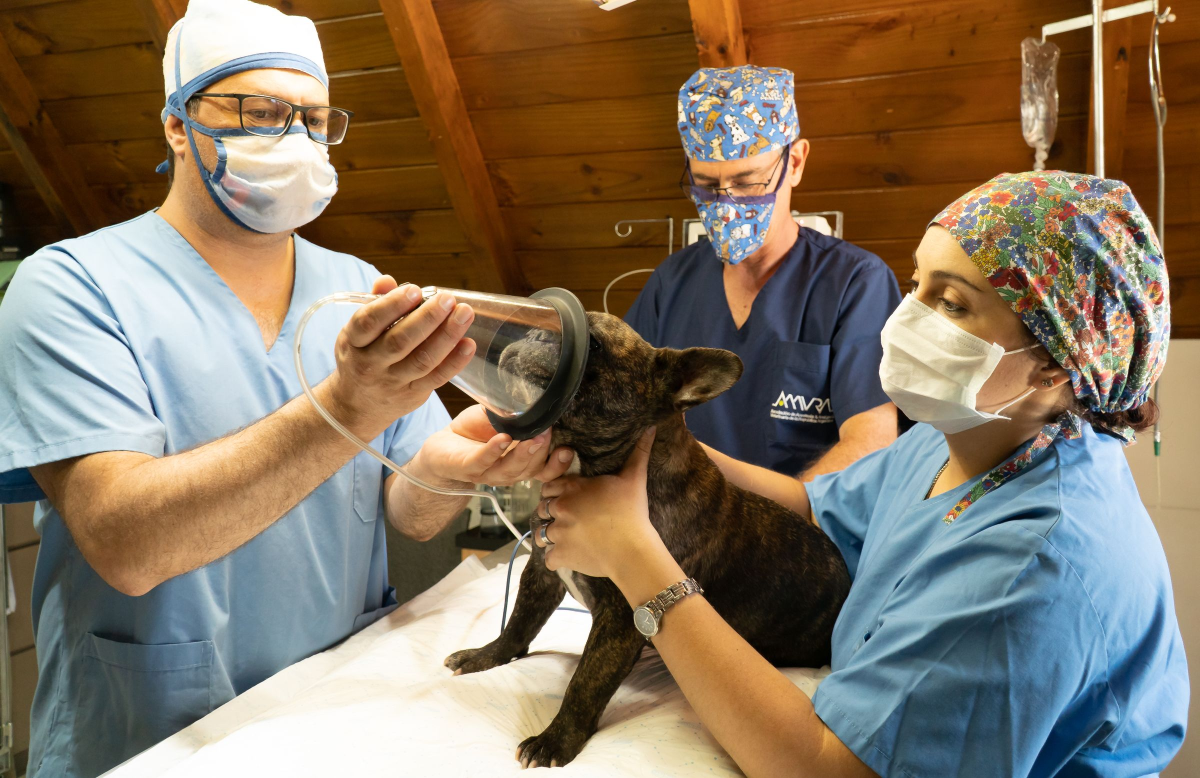
#> input picture vet-khvist/design/phase-2/candidates/anesthesia-dog.jpg, 2400 x 1556 px, given in place of p-23881456.jpg, which was not available (shown at 1/2 size)
$ python process_photos.py
#> lines starting #> are read from the running program, lines starting #| are printed output that depends on the picture
"""Phase 2: crop, uniform-match and export selected stock photos to src/assets/photos/.
Oleg's series (Artem Podrez) has a saturated royal-blue coverall; Andrii's (Gustavo Fring) is a
muted mid-blue. To make them read as one crew uniform, Oleg's coverall pixels (hue 140-175 on PIL's
0-255 scale, sat > 150) are desaturated toward Fring's level with a soft mask. Skin, cars and
background are untouched (different hue/saturation)."""
from PIL import Image, ImageFilter
import numpy as np, sys, os
SRC = 'design/phase-2/candidates'; DST = 'src/assets/photos'
os.makedirs(DST, exist_ok=True)

def match_uniform(im, strength=0.5):
    hsv = np.asarray(im.convert('HSV')).astype(float)
    h, s, v = hsv[..., 0], hsv[..., 1], hsv[..., 2]
    hue_w = np.clip(1 - np.abs(h - 157) / 20, 0, 1)
    sat_w = np.clip((s - 120) / 60, 0, 1)
    m = Image.fromarray((hue_w * sat_w * 255).astype('uint8')).filter(ImageFilter.GaussianBlur(2))
    m = np.asarray(m).astype(float) / 255
    s2 = s * (1 - m * strength)
    v2 = np.clip(v * (1 + m * 0.06), 0, 255)
    h2 = h - m * 6                      # nudge from violet-blue toward Fring's cooler blue
    out = np.stack([h2, s2, v2], -1).astype('uint8')
    return Image.merge('HSV', [Image.fromarray(out[..., i]) for i in range(3)]).convert('RGB')

def export(src, name, box=None, uniform=False, w=2000):
    im = Image.open(f'{SRC}/{src}').convert('RGB')
    W, H = im.size
    if box: im = im.crop(tuple(int(v * (W if i % 2 == 0 else H)) for i, v in enumerate(box)))
    if uniform: im = match_uniform(im)
    if im.width > w: im = im.resize((w, round(im.height * w / im.width)), Image.LANCZOS)
    im.save(f'{DST}/{name}.jpg', quality=86, optimize=True, progressive=True)
    print(name, im.size)

# Kharkiv
export('p-23881456.jpg', 'derzhprom-bridges', box=(0.55, 0, 1, 1))          # emblem at x 0.42-0.56 stays out
#> in export, im is the input picture: PIL image 2400x1556 RGB; mean R, G, B 132.6, 117, 97.5
#| derzhprom-bridges (1080, 1556)
export('p-23881456.jpg', 'derzhprom-facade-low', box=(0, 0.36, 1, 1))       # below the roof emblem
#| derzhprom-facade-low (2000, 830)
export('p-23881455.jpg', 'derzhprom-square')
#> call 3 of export, with src = 'p-23881455.jpg', name = 'derzhprom-square', uniform = False, w = 2000
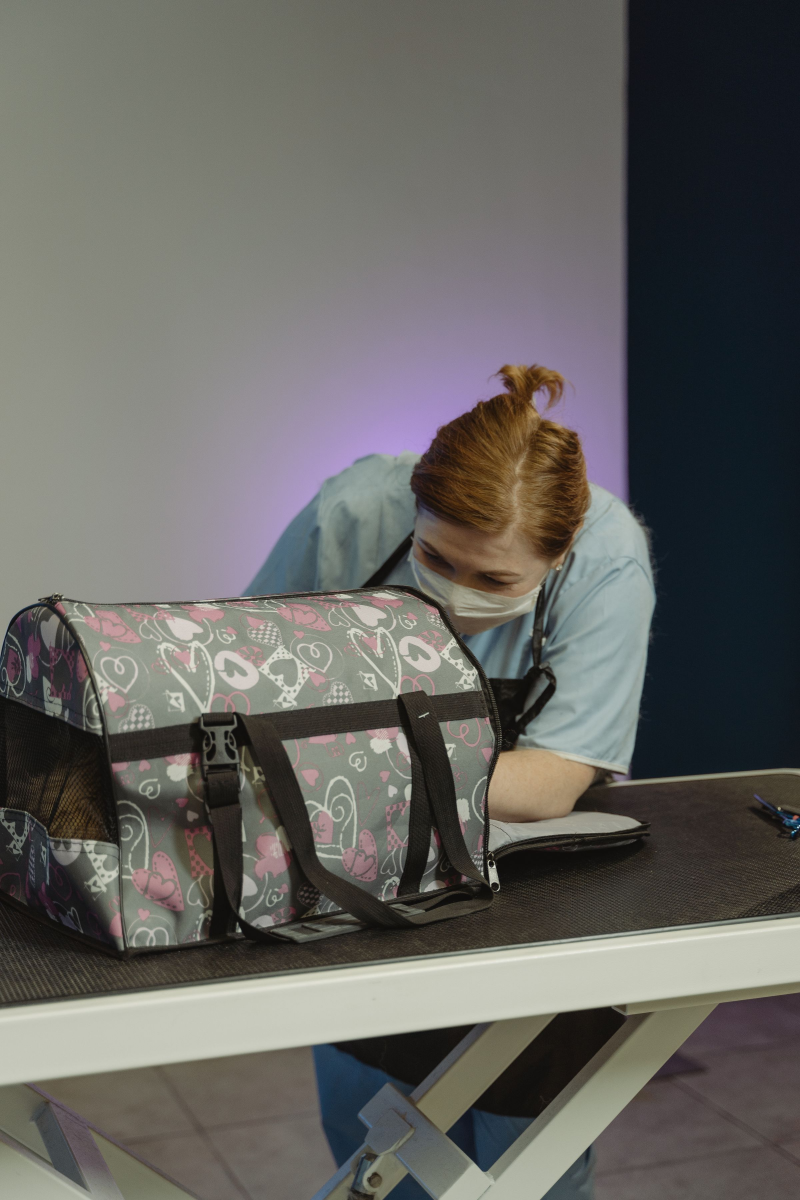
#> input picture vet-khvist/design/phase-2/candidates/cat-carrier-table.jpg, 2400 x 3600 px, given in place of p-23881455.jpg, which was not available (shown at 1/3 size)
#> in export, im is the input picture: PIL image 2400x3600 RGB; mean R, G, B 101.2, 100.1, 96.6
#| derzhprom-square (2000, 3000)
# Masters
export('p-8985713.jpg', 'oleg-portrait', uniform=True)
#> in match_uniform, `h, s, v = hsv[..., 0], hsv[..., 1], hsv[..., 2]`:
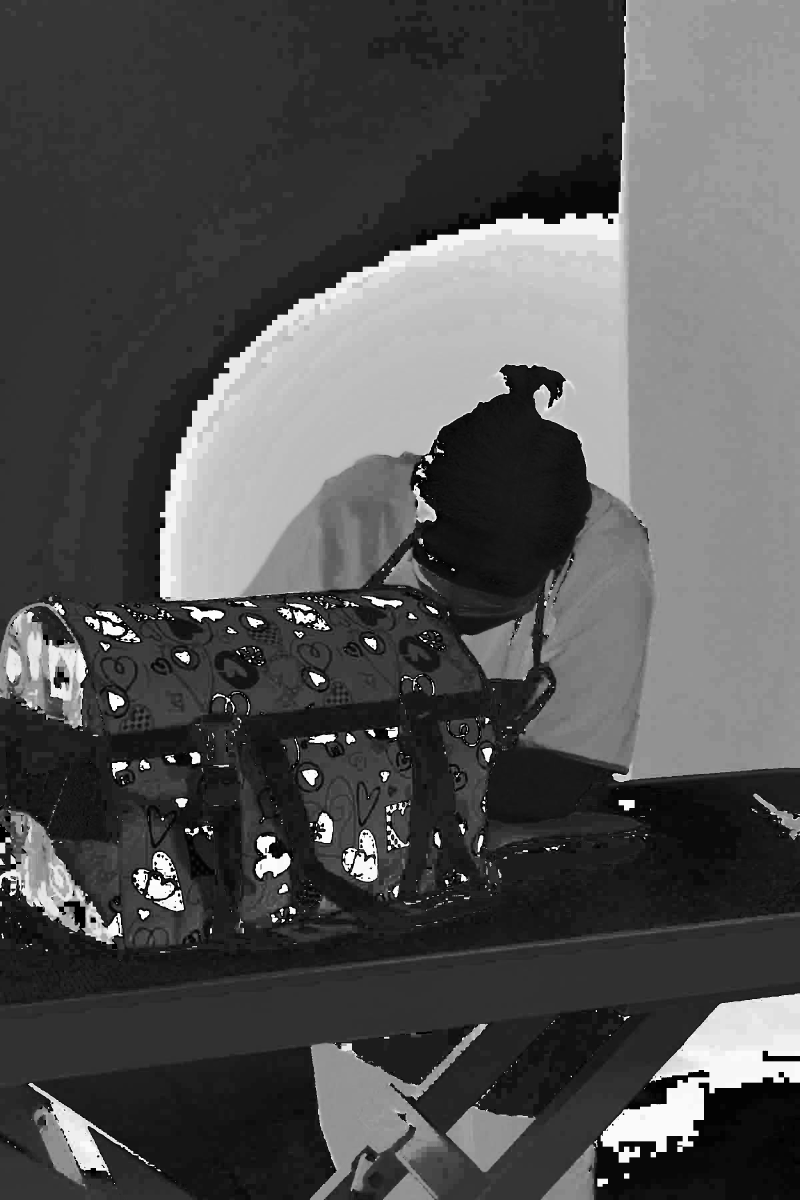
#> h: shape (3600, 2400) float64 (shown at 1/3 size); min 0, max 254, mean 81.9
#> in match_uniform, `h, s, v = hsv[..., 0], hsv[..., 1], hsv[..., 2]`:
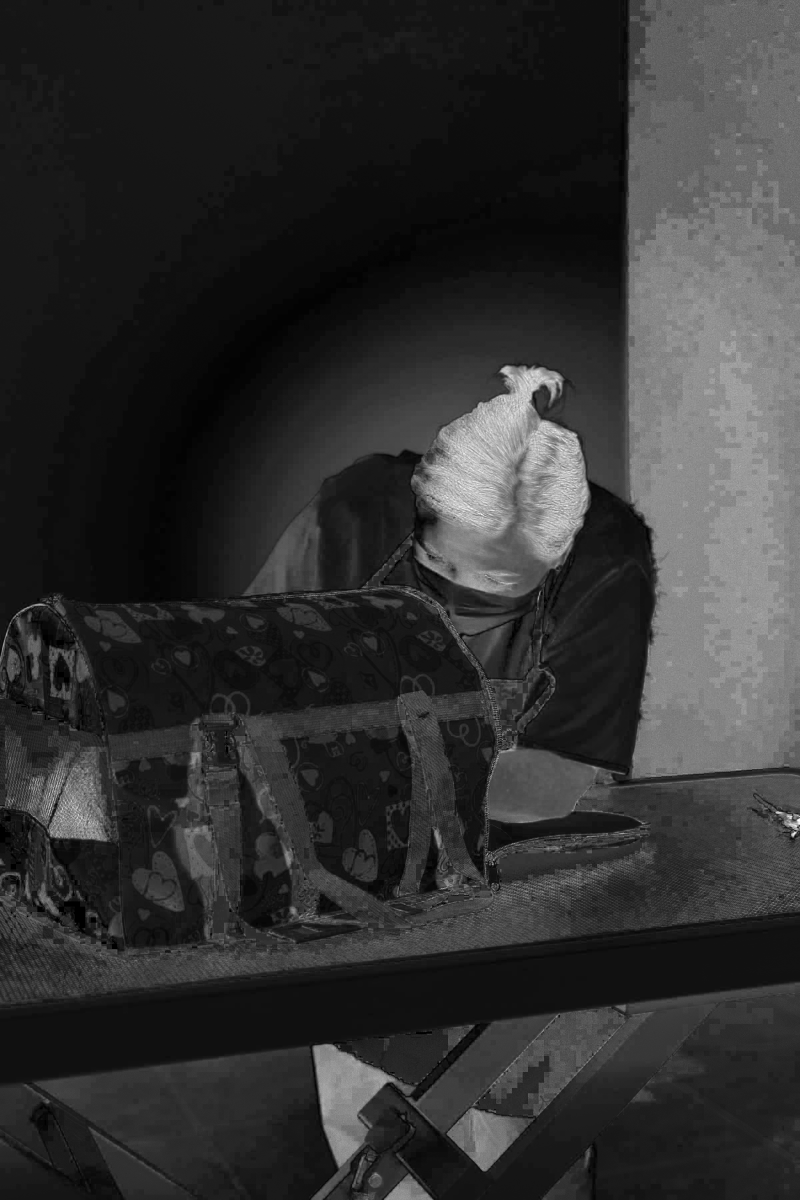
#> s: shape (3600, 2400) float64 (shown at 1/3 size); min 0, max 255, mean 49.2
#> in match_uniform, `m = Image.fromarray((hue_w * sat_w * 255).astype('uint8')).filter(Imag..`:
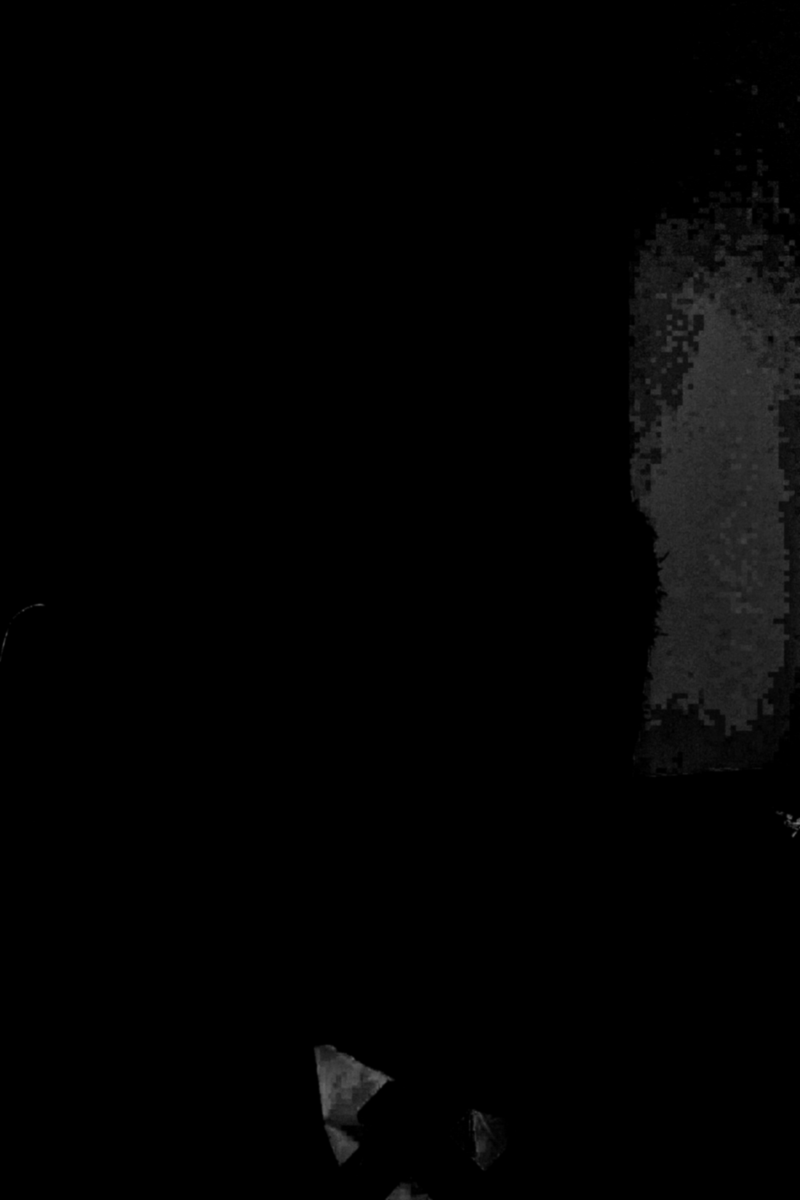
#> m: PIL image 2400x3600 L (shown at 1/3 size); min 0, max 126, mean 3.2
#| oleg-portrait (2000, 3000)
#> (the run stopped early here; a loop or call above may not have finished)
